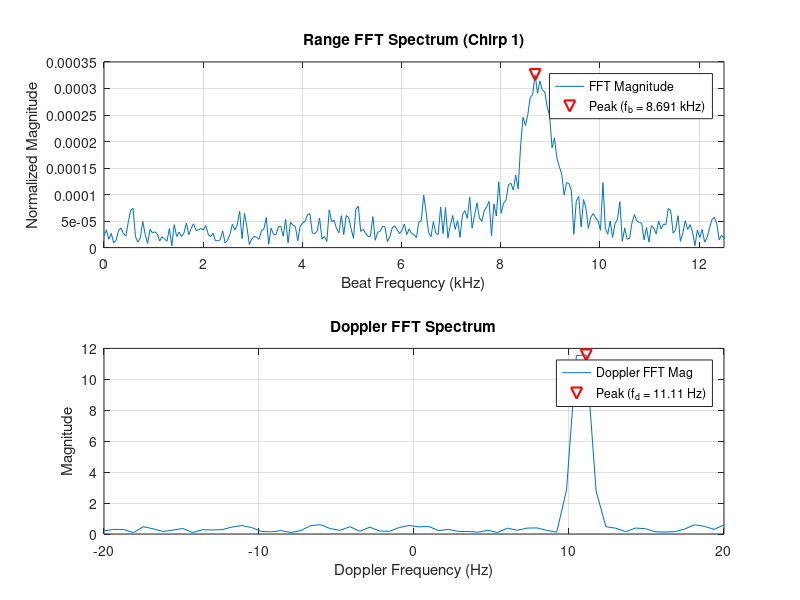

Here is the MATLAB script that generated this plot: (Note: this script raises an error after producing the figure.)
% FMCW Radar Simulation (Ultrasonic - Doppler FFT, Low Velocity Test)

%% 1. Define Parameters
f_start = 35e3;         % Start frequency (Hz)
f_end = 45e3;           % End frequency (Hz)
B = f_end - f_start;    % Bandwidth (Hz)
Tc = 20e-3;         % Chirp Duration (seconds) - KEEPING IT LONGER FOR RANGE
Fs = 200e3;         % Sampling Rate (Hz)
c = 343;            % Speed of sound in air (m/s)
A = 1;              % Amplitude of transmitted signal

% Target Parameters
R = 3;             % Initial Target distance (meters)
% *** TESTING WITH A VERY LOW VELOCITY ***
v = 0.05;           % Target velocity (m/s) - e.g., 5 cm/s positive away

attenuation_factor = 0.1;
Ar = A * attenuation_factor;

% Noise Parameters
SNR_dB = 20;
SNR_linear = 10^(SNR_dB / 10);

% Multi-Chirp Parameters for Velocity
num_chirps = 64;
% *** PRI FOR LONGER Tc, GIVES LOW PRF ***
PRI = Tc + 5e-3;    % PRI = 25ms
PRF = 1/PRI;         % PRF = 40 Hz

%% Derived Parameters
lambda_center = c / (f_start + B/2);
time_axis_single_chirp = 0 : 1/Fs : Tc - 1/Fs;
N_samples = length(time_axis_single_chirp);
N_range_fft = 2^nextpow2(N_samples);
f_axis_range = Fs/2 * linspace(0, 1, N_range_fft/2 + 1);
win_range = hann(N_samples)';

N_doppler_fft = 2^nextpow2(num_chirps);
f_axis_doppler = linspace(-PRF/2, PRF/2, N_doppler_fft);
win_doppler = hann(num_chirps)';

%% Initialize Storage
range_fft_matrix = zeros(N_range_fft, num_chirps);
complex_values_at_target_bin = zeros(1, num_chirps);

%% --- Simulation Loop for Multiple Chirps ---
target_range_bin = -1;
fb = NaN;
R_estimated = NaN;
Rx_plot = []; Mixed_Signal_Windowed_plot = []; FFT_magnitude_plot_positive_norm = []; max_magnitude_plot_val = NaN;


for chirp_idx = 1:num_chirps
    current_R = R + v * (chirp_idx - 1) * PRI;
    current_tau = 2 * current_R / c;

    Tx = A * sin(2 * pi * (f_start * time_axis_single_chirp + (B / (2 * Tc)) * time_axis_single_chirp.^2));

    Rx_ideal_extended = zeros(1, N_samples + ceil(current_tau*Fs) + 10);
    t_rx_extended = (0:length(Rx_ideal_extended)-1)/Fs;
    for i = 1:length(t_rx_extended)
        time_inst = t_rx_extended(i) - current_tau;
        if time_inst >= 0 && time_inst < Tc
             Rx_ideal_extended(i) = Ar * sin(2 * pi * (f_start * time_inst + (B / (2 * Tc)) * time_inst.^2));
        end
    end
    Rx_ideal = Rx_ideal_extended(1:N_samples);

    signal_power = mean(Rx_ideal.^2);
    noise_power = signal_power / SNR_linear;
    if noise_power <= 0 || ~isfinite(noise_power), noise_power = eps; end
    noise = sqrt(noise_power) * randn(size(Rx_ideal));
    Rx = Rx_ideal + noise;

    Mixed_Signal = Tx .* Rx;
    Mixed_Signal_Windowed = Mixed_Signal .* win_range;
    FFT_range_result = fft(Mixed_Signal_Windowed, N_range_fft);
    range_fft_matrix(:, chirp_idx) = FFT_range_result;

    if chirp_idx == 1
        FFT_magnitude_abs = abs(FFT_range_result);
        FFT_magnitude_positive = FFT_magnitude_abs(1 : N_range_fft/2 + 1);
        search_start_bin = max(2, floor(0.1 * B * Tc / (Fs/N_range_fft)));
        if search_start_bin >= length(FFT_magnitude_positive)
            search_start_bin = 2;
        end
        [~, peak_idx_rel] = max(FFT_magnitude_positive(search_start_bin:end));
        target_range_bin = peak_idx_rel + search_start_bin - 1;

        if isempty(target_range_bin) || target_range_bin <= 1 || target_range_bin > N_range_fft/2+1
            warning('Failed to find valid target peak in the first chirp Range FFT. Using fallback.');
            % Fallback: find absolute max if heuristic fails (might pick DC or strong noise)
            [~, target_range_bin_fallback] = max(FFT_magnitude_positive);
            if target_range_bin_fallback <=1, target_range_bin_fallback=2; end % avoid DC
            target_range_bin = target_range_bin_fallback;
        end
        fb = f_axis_range(target_range_bin);
        R_estimated = (fb * c * Tc) / (2 * B);

        Rx_plot = Rx;
        Mixed_Signal_Windowed_plot = Mixed_Signal_Windowed;
        FFT_magnitude_plot_norm = abs(FFT_range_result / N_samples);
        FFT_magnitude_plot_positive_norm = FFT_magnitude_plot_norm(1:N_range_fft/2+1);
        FFT_magnitude_plot_positive_norm(2:end-1) = 2*FFT_magnitude_plot_positive_norm(2:end-1);
        max_magnitude_plot_val = max(FFT_magnitude_plot_positive_norm);
    end

    if target_range_bin > 0 && target_range_bin <= N_range_fft
        complex_values_at_target_bin(chirp_idx) = FFT_range_result(target_range_bin);
    else
         complex_values_at_target_bin(chirp_idx) = NaN;
    end
end

%% --- Doppler Processing ---
fd_estimated = NaN; v_estimated = NaN;
FFT_doppler_magnitude = NaN(1, N_doppler_fft); % Initialize for plotting

if any(isnan(complex_values_at_target_bin))
    warning('NaN values found in complex data for Doppler FFT. Velocity calculation skipped.');
else
    complex_values_windowed = complex_values_at_target_bin .* win_doppler;
    FFT_doppler_result = fftshift(fft(complex_values_windowed, N_doppler_fft));
    FFT_doppler_magnitude = abs(FFT_doppler_result);
    [~, peak_idx_doppler] = max(FFT_doppler_magnitude);
    fd_estimated = f_axis_doppler(peak_idx_doppler);
    v_estimated = fd_estimated * lambda_center / 2;
end

%% --- Visualization ---
figure;
subplot(2, 1, 1);
if ~isempty(FFT_magnitude_plot_positive_norm) && ~isnan(fb)
    plot(f_axis_range / 1e3, FFT_magnitude_plot_positive_norm); hold on;
    plot(fb / 1e3, max_magnitude_plot_val, 'rv', 'MarkerSize', 8, 'LineWidth', 1.5); hold off;
    legend('FFT Magnitude', ['Peak (f_b = ', num2str(fb/1e3, '%.3f'), ' kHz)']);
else
    plot(f_axis_range / 1e3, ones(size(f_axis_range))*eps); % Plot a dummy line
    legend('FFT Magnitude (Peak Detection Failed or Data Missing)');
end
title('Range FFT Spectrum (Chirp 1)');
xlabel('Beat Frequency (kHz)'); ylabel('Normalized Magnitude'); grid on; xlim([0 Fs/16e3]);

subplot(2, 1, 2);
plot(f_axis_doppler, FFT_doppler_magnitude); hold on;
if ~isnan(fd_estimated)
    plot(fd_estimated, max(FFT_doppler_magnitude), 'rv', 'MarkerSize', 8, 'LineWidth', 1.5);
    legend('Doppler FFT Mag', ['Peak (f_d = ', num2str(fd_estimated, '%.2f'), ' Hz)']);
else
    legend('Doppler FFT Mag (Peak Detection Failed or Data Missing)');
end
hold off;
title('Doppler FFT Spectrum');
xlabel('Doppler Frequency (Hz)'); ylabel('Magnitude'); grid on;
xlim([-PRF/2 PRF/2]); % Show full unambiguous Doppler range

sgtitle(sprintf('FMCW: R=%.1fm, v=%.2fm/s | Est R=%.2fm, Est v=%.4fm/s', ...
                 R, v, R_estimated, v_estimated));

if ~exist('Plots', 'dir'), mkdir('Plots'); end
saveas(gcf, 'Plots/FMCW_Simulation_DopplerFFT_LowV_Test.png');

%% --- Display Results ---
disp('--- Simulation Results (Low Velocity Test) ---');
disp(['Target Range (Actual): ', num2str(R), ' m']);
disp(['Target Velocity (Actual): ', num2str(v), ' m/s']);
disp(['Chirp Duration (Tc): ', num2str(Tc*1e3), ' ms']);
disp(['Pulse Repetition Interval (PRI): ', num2str(PRI*1e3), ' ms']);
disp(['Pulse Repetition Frequency (PRF): ', num2str(PRF), ' Hz']);
disp(['Max Unambiguous Doppler: +/-', num2str(PRF/2), ' Hz']);
disp(['Max Unambiguous Velocity: +/-', num2str((PRF/2)*lambda_center/2), ' m/s']);
disp(['Expected Beat Frequency (approx): ', num2str((2 * R * B) / (c * Tc)), ' Hz']);
disp(['Detected Beat Frequency (fb, chirp 1): ', num2str(fb, '%.4f'), ' Hz']);
disp(['Estimated Range: ', num2str(R_estimated, '%.4f'), ' m']);
disp(['--- Velocity Calculation (Doppler FFT) ---']);
fd_true_low_v = 2*v/lambda_center;
disp(['Expected Doppler Frequency (fd_true = 2*v/lambda): ', num2str(fd_true_low_v), ' Hz']);
disp(['Detected Doppler Frequency (fd_est): ', num2str(fd_estimated, '%.4f'), ' Hz']);
disp(['Estimated Velocity: ', num2str(v_estimated, '%.4f'), ' m/s']);